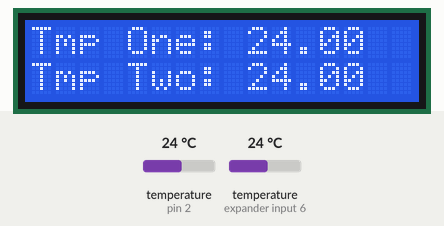
Recording of a sketch running on a simulated Arduino Uno, built with avr-gcc and run on an emulated ATmega328P. Parts: 16×2 character LCD. Inputs (shaded band) come from the test bench; at power-on: temperature (sensors on pin 2, expander input 6) 24 °C. What the sketch prints to the serial monitor is not drawn.

Above: at 3.2 s.
3.3 s: temperature (sensor on pin 2) set to 12 °C
At 5.5 s:
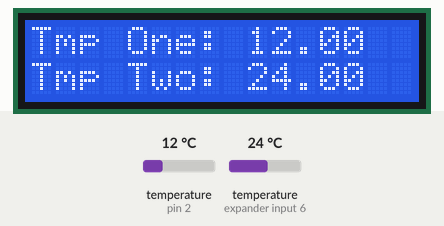
6.1 s: temperature (sensor on expander input 6) set to 12 °C
At 7.4 s:
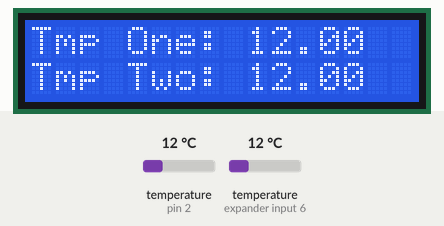
8.6 s: temperature (sensor on pin 2) set to 19 °C
At 11.1 s:
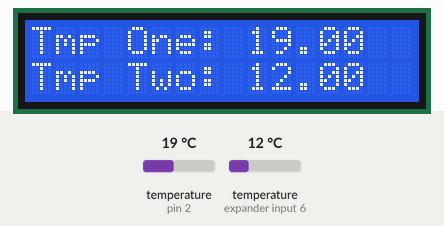
11.4 s: temperature (sensor on expander input 6) set to 19 °C
At 13.2 s:
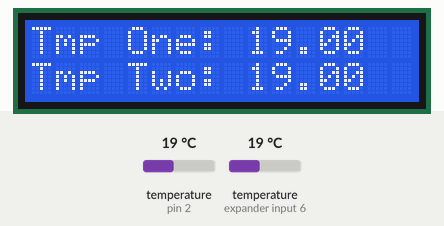
13.9 s: temperature (sensor on pin 2) set to 28 °C
At 15.8 s:
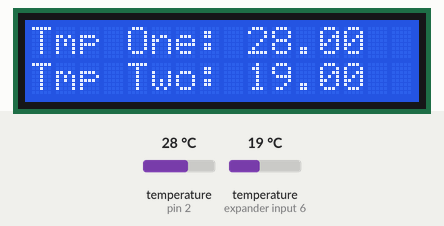
16.8 s: temperature (sensor on expander input 6) set to 28 °C
At 17.8 s:
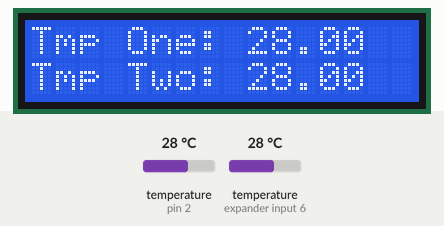
Timing chart, 0 to 19.8 s (numbered marks = the images above; inputs shaded):
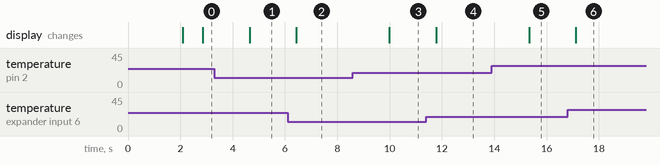

Measured:
- after the input at 3.3 s, the display: changes after 1.3 s (image 1)
- after the input at 6.1 s, the display: changes after 0.33 s (image 2)
- after the input at 8.6 s, the display: changes after 1.4 s (image 3)
- after the input at 11.4 s, the display: changes after 0.38 s (image 4)
- after the input at 13.9 s, the display: changes after 1.4 s (image 5)
- after the input at 16.8 s, the display: changes after 0.32 s (image 6)

The sketch:

thermoMultiple.ino
```cpp
#include <OneWire.h>
#include <DallasTemperature.h>
#include <LiquidCrystal.h>

#define ONE_WIRE_BUS 2
#define TMP_SENSORS 2

OneWire oneWire(ONE_WIRE_BUS);
DallasTemperature sensors(&oneWire);
LiquidCrystal lcd(12, 11, 6, 5, 4, 3);

void updateDisplay(float currentTemp);
void welcomeDisplay();
void updateSerial(float* temps, size_t size);

void setup(void)
{
  Serial.begin(9600);
  Serial.println("Digital Thermomether Prototype");

  sensors.begin();

  welcomeDisplay();
}

void loop(void)
{
  Serial.print(" Requesting temperatures...\t");
  sensors.requestTemperatures(); // Send the command to get temperature readings
  Serial.print("DONE, ");

  float temperature[TMP_SENSORS] = {0};
  temperature[0] = sensors.getTempCByIndex(0);
  temperature[1] = sensors.getTempCByIndex(1);

  updateSerial(temperature, TMP_SENSORS);

  updateDisplay(temperature, TMP_SENSORS);

  delay(1000);
}

void updateDisplay(float* temps, size_t size)
{
  // assumes only two temperatures

  lcd.setCursor(0,0);
  lcd.print("Tmp One: ");
  lcd.print(temps[0]);

  lcd.setCursor(0,1);
  lcd.print("Tmp Two: ");
  lcd.print(temps[1]);
}

void welcomeDisplay()
{
  lcd.begin(16,2);
  lcd.print("Thermometer");
  lcd.setCursor(0,1);
  lcd.print("Initialized");

  delay(2000);

  lcd.clear();
}

void updateSerial(float* temps, size_t size)
{
  Serial.print("Temperatures: ");

  for (int i = 0; i < size; i++)
  {
    Serial.print(temps[i]);
    if (i < (size - 1))
    {
      Serial.print(", ");
    }
  }

  Serial.println("");
}
```
